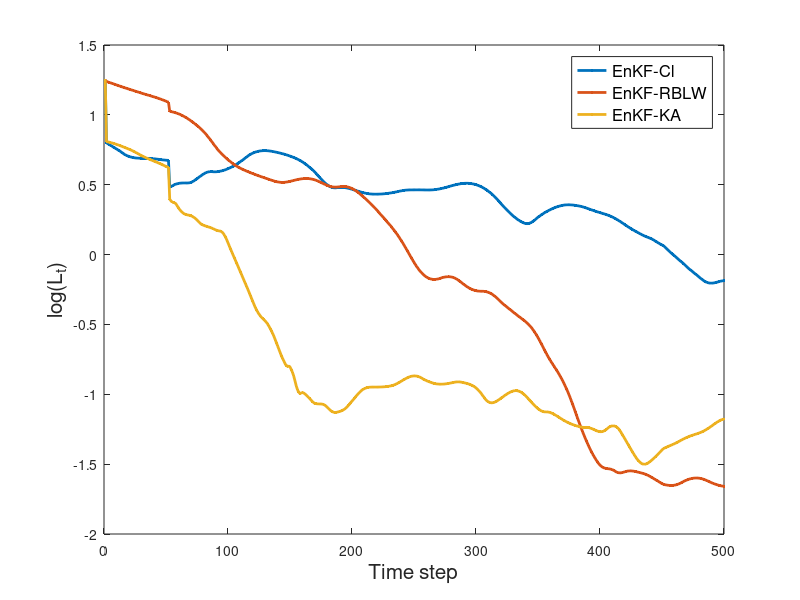
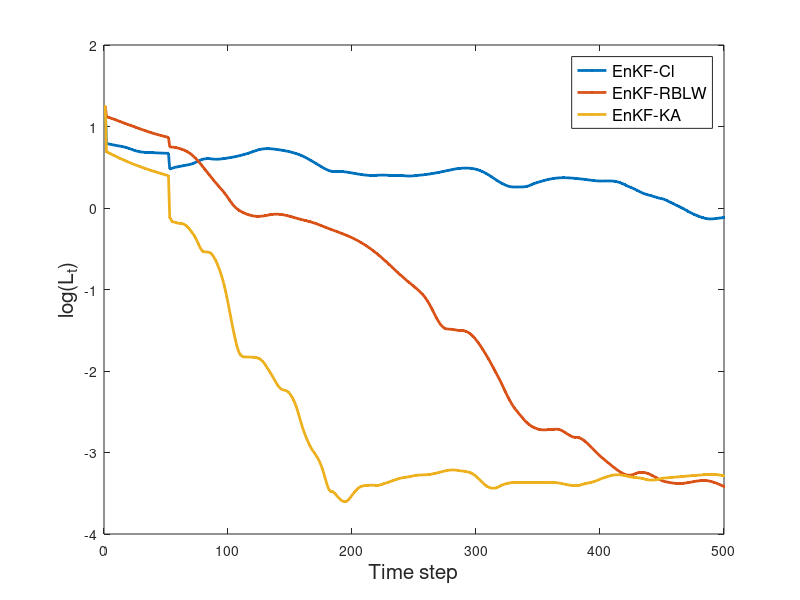
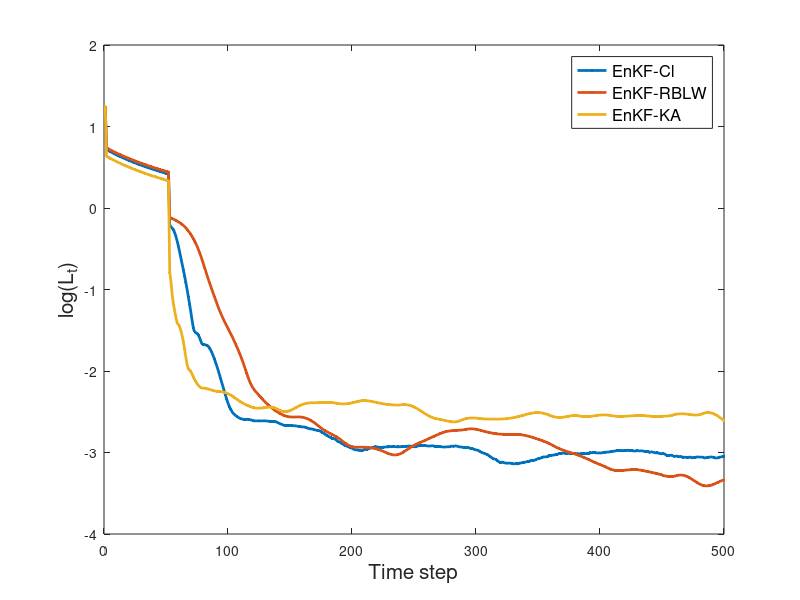
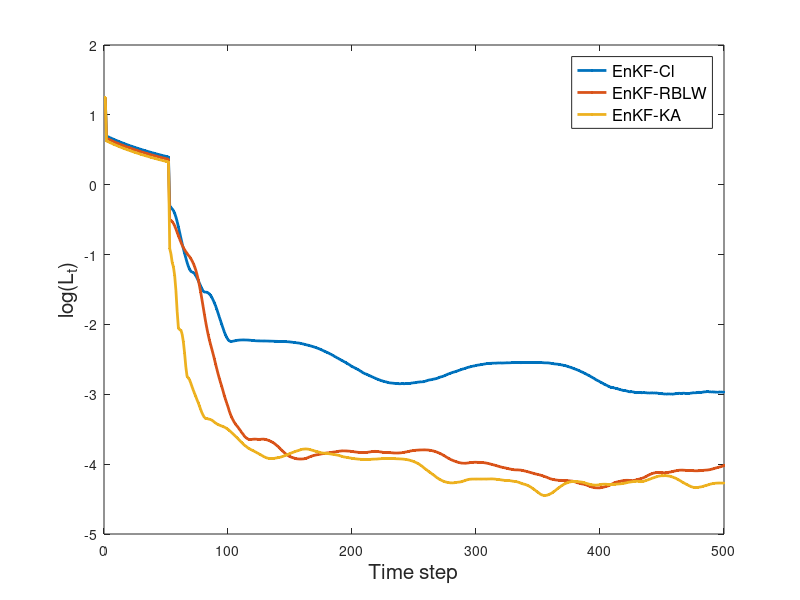

These charts were generated, in order, by the following MATLAB code:
close all
load error_EnKF_KA.mat
load error_Ledoid.mat
load error_Schur.mat

for Nm=[1 2]
    Nm_opt=[50 75];
    for freq=[1]
        freq_opt=[1];
        for Nen=1:2
            Nen_opt=[20 40];
            fig=figure;
            %if Nm==2 && Nen==1
            %subplot(2,2,3)    
           % else
            %subplot(2,2,Nm*Nen)
            %end
            a=squeeze((mean(error_Schur(Nm,freq,Nen,:,:),5)));
            [~,kk1]=max(a);
            plot([1.25;log10(movmean(squeeze((mean(error_Schur(Nm,freq,Nen,kk1,:),4))),100))],'Marker','.','LineWidth',2)
            hold on
            a=squeeze((mean(error_Ledoid(Nm,freq,Nen,:,:),5)));
            [~,kk2]=max(a);
            plot([1.25;log10(movmean(squeeze((mean(error_Ledoid(Nm,freq,Nen,kk2,:),4))),100))],'Marker','.','LineWidth',2)
            a=squeeze((mean(error_EnKF_KA(Nm,freq,Nen,:,:),5)));
            [~,kk3]=min(a);
            plot([1.25;log10(movmean(squeeze((mean(error_EnKF_KA(Nm,freq,Nen,kk3,:),4))),100))],'Marker','.','LineWidth',2)
            legend({'EnKF-Cl','EnKF-RBLW','EnKF-KA'},'FontSize',12)
            ylabel('log(L_t)','FontSize',15)
            xlabel('Time step','FontSize',15)
            titulo=['N= ',num2str(Nen_opt(Nen)),', \delta','t= ',num2str(freq_opt(freq)),' h',', s= ',num2str(Nm_opt(Nm)/100)];
%             title(titulo)
            figmat=(['N_',num2str(Nen_opt(Nen)),'_Observed_states_',num2str(Nm_opt(Nm)),'_Observation_',num2str(freq_opt(freq))]);
            RMSE_KA=mean(sqrt(sum(error_EnKF_KA(Nm,freq,Nen,kk3,:).^2,5)/1500));
            RMSE_Ledoid=mean(sqrt(sum(error_Ledoid(Nm,freq,Nen,:,:).^2,5)/1500));
            RMSE_Schur=mean(sqrt(sum(error_Schur(Nm,freq,Nen,:,:).^2,5)/1500));
            disp([titulo,' KA= ',num2str(RMSE_KA),' Ledoid= ',num2str(RMSE_Ledoid),' CL= ',num2str(RMSE_Schur)])
            saveas(fig,figmat,'epsc')
        end
    end
end